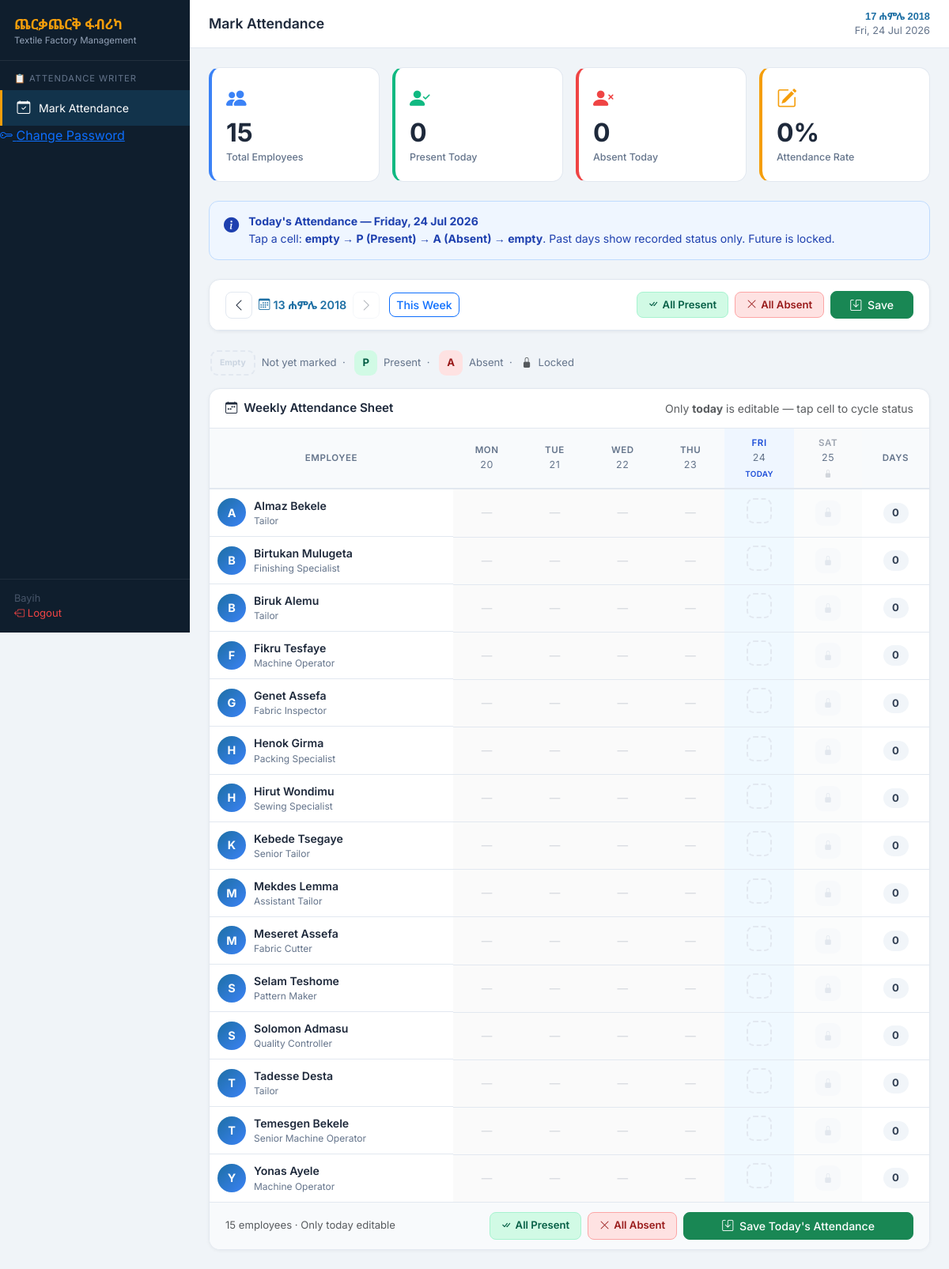
Page /writer/attendance.php (signed in) on the committed database.
### tables this page shows
CREATE TABLE `employees` (
  `id` int(11) NOT NULL AUTO_INCREMENT,
  `full_name` varchar(100) NOT NULL,
  `phone` varchar(20) DEFAULT NULL,
  `position` varchar(100) DEFAULT NULL,
  `level` char(1) NOT NULL DEFAULT 'D',
  `is_active` tinyint(1) DEFAULT 1,
  `created_at` timestamp NOT NULL DEFAULT current_timestamp(),
  PRIMARY KEY (`id`)
);

### includes/functions.php (called while the page is built, shortened)
<?php
function gregorianToEthiopian($gYear, $gMonth, $gDay) {
    $jdn = gregorianToJDN($gYear, $gMonth, $gDay);
    return jdnToEthiopian($jdn);
}
function gregorianToJDN($year, $month, $day) {
    $a = intdiv(14 - $month, 12);
    $y = $year + 4800 - $a;
    $m = $month + 12 * $a - 3;
    return $day + intdiv(153 * $m + 2, 5) + 365 * $y
         + intdiv($y, 4) - intdiv($y, 100) + intdiv($y, 400) - 32045;
}
function jdnToEthiopian($jdn) {
    $r = ($jdn - 1723856) % 1461;
    $n    = ($r % 365) + 365 * intdiv($r, 1460);
    $year = 4 * intdiv($jdn - 1723856, 1461) + intdiv($r, 365) - intdiv($r, 1460);
    $month = intdiv($n, 30) + 1;
    $day   = ($n % 30) + 1;
    return ['year' => $year, 'month' => $month, 'day' => $day];
}
function ethMonthName($month) {
    $names = [
        1 => 'መስከረም', 2 => 'ጥቅምት',  3 => 'ህዳር',   4 => 'ታህሳስ',
        5 => 'ጥር',    6 => 'የካቲት',  7 => 'መጋቢት',  8 => 'ሚያዚያ',
        9 => 'ግንቦት', 10 => 'ሰኔ',    11 => 'ሐምሌ',  12 => 'ነሐሴ',
        13 => 'ጳጉሜ'
    ];
    return $names[$month] ?? '';
}
function formatEthDate($gDate) {
    [$y, $m, $d] = explode('-', $gDate);
    $eth = gregorianToEthiopian((int)$y, (int)$m, (int)$d);
    return $eth['day'] . ' ' . ethMonthName($eth['month']) . ' ' . $eth['year'];
}
function getWeekDates($mondayDate) {
    $ts = strtotime($mondayDate);
    $dates = [];
    for ($i = 0; $i < 6; $i++) {
        $dates[] = date('Y-m-d', $ts + $i * 86400);
    }
    return $dates;
}
function getThisMonday($referenceDate = null) {
    $ts = $referenceDate ? strtotime($referenceDate) : time();
    $dow = (int)date('N', $ts);
    return date('Y-m-d', $ts - ($dow - 1) * 86400);
}
function getDayShort($date) {
    return date('D', strtotime($date));
}
function getDayNum($date) {
    return date('d', strtotime($date));
}
function sanitize($v) {
    return htmlspecialchars(trim((string)$v), ENT_QUOTES, 'UTF-8');
}

### writer/attendance.php (the view, shortened to what this page needs)
<?php
require_once __DIR__ . '/../config/db.php';
require_once __DIR__ . '/../includes/functions.php';
$weekStart = $_GET['week'] ?? getThisMonday();
$weekDates = getWeekDates($weekStart);
$prevWeek  = date('Y-m-d', strtotime($weekStart . ' -7 days'));
$nextWeek  = date('Y-m-d', strtotime($weekStart . ' +7 days'));
$todayDate = date('Y-m-d');
$employees = $pdo->query("SELECT * FROM employees WHERE is_active=1 ORDER BY full_name")->fetchAll();
$totalEmp  = count($employees);
$todayCounts = [];
$presentToday = $todayCounts['present'] ?? 0;
$absentToday  = $todayCounts['absent']  ?? 0;
$attRows = [];
include __DIR__ . '/../includes/header.php';
?>
<div class="row g-3 mb-4">
  <div class="col-6 col-lg-3">
    <div class="att-stat-card att-stat-blue">
      <div class="att-stat-icon"><i class="bi bi-people-fill"></i></div>
      <div class="att-stat-val"><?= $totalEmp ?></div>
      <div class="att-stat-label">Total Employees</div>
    </div>
  </div>
  <div class="col-6 col-lg-3">
    <div class="att-stat-card att-stat-green">
      <div class="att-stat-icon"><i class="bi bi-person-check-fill"></i></div>
      <div class="att-stat-val"><?= $presentToday ?></div>
      <div class="att-stat-label">Present Today</div>
    </div>
  </div>
  <div class="col-6 col-lg-3">
    <div class="att-stat-card att-stat-red">
      <div class="att-stat-icon"><i class="bi bi-person-x-fill"></i></div>
      <div class="att-stat-val"><?= $absentToday ?></div>
      <div class="att-stat-label">Absent Today</div>
    </div>
  </div>
  <div class="col-6 col-lg-3">
    <div class="att-stat-card att-stat-amber">
      <div class="att-stat-icon"><i class="bi bi-pencil-square"></i></div>
      <div class="att-stat-val"><?= round(($presentToday / max(1, $totalEmp)) * 100) ?>%</div>
      <div class="att-stat-label">Attendance Rate</div>
    </div>
  </div>
</div>
<div class="att-writer-notice mb-4">
  <i class="bi bi-info-circle-fill"></i>
  <div>
    <strong>Today's Attendance — <?= date('l, d M Y') ?></strong><br>
    <span>Tap a cell: <strong>empty → P (Present) → A (Absent) → empty</strong>. Past days show recorded status only. Future is locked.</span>
  </div>
</div>
<form method="POST" id="attForm">
  <div class="att-section-card mb-4">
    <div class="att-section-head">
      <div class="d-flex align-items-center gap-2 flex-wrap">
        <a href="?week=<?= $prevWeek ?>" class="att-nav-btn"><i class="bi bi-chevron-left"></i></a>
        <span class="att-week-label"><i class="bi bi-calendar3 me-1"></i><?= formatEthDate($weekStart) ?></span>
        <?php if ($nextWeek <= $todayDate): ?>
          <a href="?week=<?= $nextWeek ?>" class="att-nav-btn"><i class="bi bi-chevron-right"></i></a>
        <?php else: ?>
          <span class="att-nav-btn att-nav-btn--disabled"><i class="bi bi-chevron-right"></i></span>
        <?php endif; ?>
        <a href="?week=<?= getThisMonday() ?>" class="btn btn-sm btn-outline-primary ms-1">This Week</a>
      </div>
      <div class="d-flex gap-2 align-items-center flex-wrap">
        <button type="button" class="att-quick-btn att-quick-all-present" onclick="markAllToday('present')">
          <i class="bi bi-check-all"></i> All Present
        </button>
        <button type="button" class="att-quick-btn att-quick-all-absent" onclick="markAllToday('absent')">
          <i class="bi bi-x-lg"></i> All Absent
        </button>
        <button type="submit" class="btn btn-success px-4">
          <i class="bi bi-save me-1"></i> Save
        </button>
      </div>
    </div>
  </div>
  <div class="att-legend mb-3">
    <span class="att-cell-badge att-cell-none" style="width:auto;padding:0 10px">Empty</span> Not yet marked &nbsp;·&nbsp;
    <span class="att-cell-badge att-cell-present" style="width:auto;padding:0 10px">P</span> Present &nbsp;·&nbsp;
    <span class="att-cell-badge att-cell-absent" style="width:auto;padding:0 10px">A</span> Absent &nbsp;·&nbsp;
    <i class="bi bi-lock-fill text-muted"></i> Locked
  </div>
  <div class="att-section-card">
    <div class="att-section-head">
      <h5 class="att-section-title"><i class="bi bi-calendar-week me-2"></i>Weekly Attendance Sheet</h5>
      <small class="text-muted">Only <strong>today</strong> is editable — tap cell to cycle status</small>
    </div>
    <div class="table-responsive">
      <table class="att-table">
        <thead>
          <tr>
            <th class="att-th-name">Employee</th>
            <?php foreach ($weekDates as $d): ?>
              <th class="att-th-day <?= $d === $todayDate ? 'att-th-today' : '' ?> <?= $d > $todayDate ? 'att-th-future' : '' ?>">
                <span class="att-dayname"><?= getDayShort($d) ?></span>
                <span class="att-daynum"><?= getDayNum($d) ?></span>
                <?php if ($d > $todayDate): ?>
                  <span class="att-col-tag att-col-lock"><i class="bi bi-lock-fill"></i></span>
                <?php elseif ($d === $todayDate): ?>
                  <span class="att-col-tag att-col-today">today</span>
                <?php endif; ?>
              </th>
            <?php endforeach; ?>
            <th class="att-th-total">Days</th>
          </tr>
        </thead>
        <tbody>
        <?php if (!$employees): ?>
          <tr><td colspan="9" class="att-empty">No employees found.</td></tr>
        <?php else: foreach ($employees as $emp):
            $days = 0;
        ?>
          <tr class="att-row">
            <td class="att-td-name">
              <div class="att-emp-avatar"><?= mb_substr($emp['full_name'], 0, 1) ?></div>
              <div>
                <div class="att-emp-name"><?= sanitize($emp['full_name']) ?></div>
                <div class="att-emp-pos"><?= sanitize($emp['position'] ?? '') ?></div>
              </div>
            </td>
            <?php foreach ($weekDates as $d):
              $key      = 'att_' . $emp['id'] . '_' . str_replace('-', '', $d);
              $recorded = $attRows[$emp['id']][$d] ?? null;
              $isToday  = ($d === $todayDate);
              $isFuture = ($d > $todayDate);
            ?>
              <?php if ($isToday): ?>
                <td class="att-td-cell att-td-today att-td-clickable"
                    data-state="<?= $recorded ?? 'unset' ?>"
                    data-key="<?= $key ?>"
                    data-emp="<?= $emp['id'] ?>"
                    onclick="cycleCell(this)">
                  <span class="att-cell-badge <?= $recorded === 'present' ? 'att-cell-present' : ($recorded === 'absent' ? 'att-cell-absent' : 'att-cell-none') ?>">
                  </span>
                </td>
              <?php elseif ($isFuture): ?>
                <td class="att-td-cell att-td-future">
                  <span class="att-cell-badge att-cell-lock"><i class="bi bi-lock-fill"></i></span>
                </td>
              <?php else: ?>
                <td class="att-td-cell att-td-past">
                  <?php if ($recorded !== null): ?>
                    <span class="att-cell-badge <?= $recorded === 'present' ? 'att-cell-present' : 'att-cell-absent' ?>">
                      <?= $recorded === 'present' ? 'P' : 'A' ?>
                    </span>
                  <?php else: ?>
                    <span class="att-cell-empty">—</span>
                  <?php endif; ?>
                </td>
              <?php endif; ?>
            <?php endforeach; ?>
            <td class="att-td-total">
              <span class="att-days-chip" id="days_<?= $emp['id'] ?>"><?= $days ?></span>
            </td>
          </tr>
        <?php endforeach; endif; ?>
        </tbody>
      </table>
    </div>
    <?php if ($employees): ?>
    <div class="att-table-footer">
      <span class="text-muted" style="font-size:.82rem"><?= $totalEmp ?> employees &middot; Only today editable</span>
      <div class="d-flex gap-2 flex-wrap">
        <button type="button" class="att-quick-btn att-quick-all-present" onclick="markAllToday('present')">
          <i class="bi bi-check-all"></i> All Present
        </button>
        <button type="button" class="att-quick-btn att-quick-all-absent" onclick="markAllToday('absent')">
          <i class="bi bi-x-lg"></i> All Absent
        </button>
        <button type="submit" class="btn btn-success px-5">
          <i class="bi bi-save me-1"></i> Save Today's Attendance
        </button>
      </div>
    </div>
    <?php endif; ?>
  </div>
</form>
<?php include __DIR__ . '/../includes/footer.php'; ?>

### includes/header.php (style rules this page uses)
:root { --primary: #1d6fa4; --primary-d: #155a87; --accent: #f59e0b; --sidebar-w: 240px; --bg: #f0f4f8; --card-bg: #ffffff; --text: #1e293b; --muted: #64748b; --border: #e2e8f0; --success: #059669; --danger: #dc2626; --warning: #d97706; }
*, *::before, *::after { box-sizing: border-box; }
body { font-family: 'Inter', 'Noto Sans Ethiopic', sans-serif; background: var(--bg); color: var(--text); margin: 0; min-height: 100vh; }
.btn { font-size: .88rem; font-weight: 500; border-radius: 8px; }

### rows in the picture
employees: full_name "A", full_name "Almaz Bekele", position "Tailor", days "0"
employees: full_name "B", full_name "Birtukan Mulugeta", position "Finishing Specialist", days "0"
employees: full_name "B", full_name "Biruk Alemu", position "Tailor", days "0"
employees: full_name "F", full_name "Fikru Tesfaye", position "Machine Operator", days "0"
employees: full_name "G", full_name "Genet Assefa", position "Fabric Inspector", days "0"
employees: full_name "H", full_name "Henok Girma", position "Packing Specialist", days "0"
employees: full_name "H", full_name "Hirut Wondimu", position "Sewing Specialist", days "0"
employees: full_name "K", full_name "Kebede Tsegaye", position "Senior Tailor", days "0"
employees: full_name "M", full_name "Mekdes Lemma", position "Assistant Tailor", days "0"
employees: full_name "M", full_name "Meseret Assefa", position "Fabric Cutter", days "0"
employees: full_name "S", full_name "Selam Teshome", position "Pattern Maker", days "0"
employees: full_name "S", full_name "Solomon Admasu", position "Quality Controller", days "0"
employees: full_name "T", full_name "Tadesse Desta", position "Tailor", days "0"
employees: full_name "T", full_name "Temesgen Bekele", position "Senior Machine Operator", days "0"
employees: full_name "Y", full_name "Yonas Ayele", position "Machine Operator", days "0"

### other values in the picture
$user['name'] "Bayih"
$pageTitle "Mark Attendance"
todayEthiopian() "17 ሐምሌ 2018"
$totalEmp "15"
$presentToday "0"
$absentToday "0"
formatEthDate($weekStart) "13 ሐምሌ 2018"
getDayShort($d) "MON"
getDayNum($d) "20"
getDayShort($d) "TUE"
getDayNum($d) "21"
getDayShort($d) "WED"
getDayNum($d) "22"
getDayShort($d) "THU"
getDayNum($d) "23"
